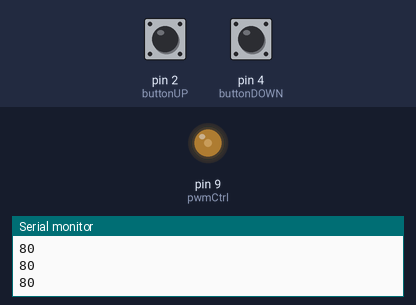
The sketch below on a simulated Arduino Uno, built with avr-gcc and run on an emulated ATmega328P. Parts: output pins drawn as LEDs (lit = HIGH), the last lines printed to the serial monitor. Inputs (shaded band) come from the test bench; at power-on: pin 2 (buttonUP) LOW, pin 4 (buttonDOWN) LOW.

Above: at 1.3 s.
1.4 s: pin 2 (buttonUP) pulled HIGH for 1 s
At 1.62 s:
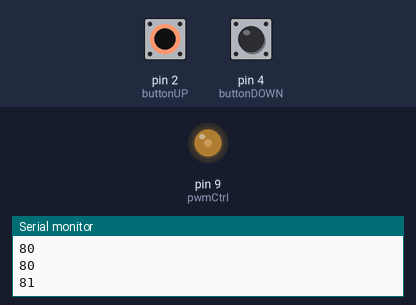
3.9 s: pin 4 (buttonDOWN) pulled HIGH for 3.2 s
At 4.12 s:
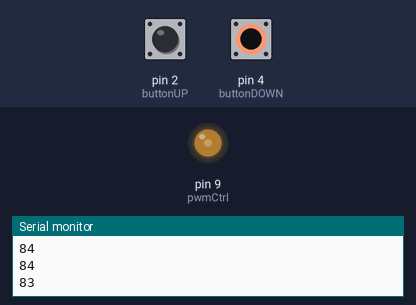
8.6 s: pin 4 (buttonDOWN) pulled HIGH for 3.2 s
At 8.88 s:
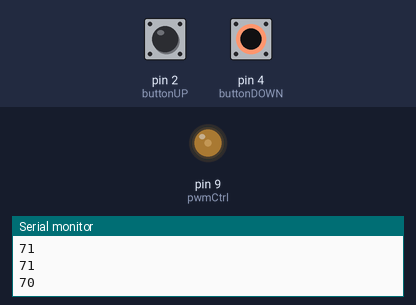
13.3 s: pin 2 (buttonUP) pulled HIGH for 3.2 s
At 13.63 s:
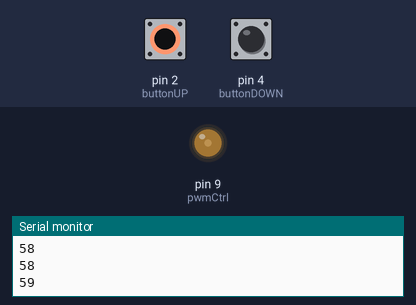
Timing chart, 0 to 17.8 s (numbered marks = the images above; inputs shaded):
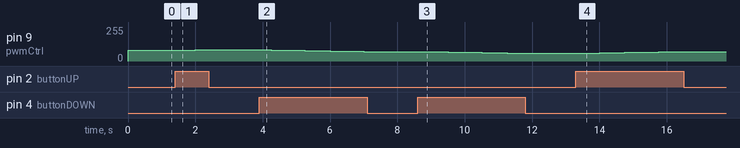

Measured:
- after the input at 1.4 s, pin 9 (pwmCtrl): 80/255 → 81/255 after 0.10 s, → 82/255 0.25 s later, → 83/255 0.25 s later, → 84/255 0.25 s later
- after the input at 3.9 s, pin 9 (pwmCtrl): moves from 84/255 to 71/255 over 3.0 s, starting after 0.10 s
- after the input at 8.6 s, pin 9 (pwmCtrl): moves from 71/255 to 58/255 over 3.0 s, starting after 0.16 s
- after the input at 13.3 s, pin 9 (pwmCtrl): moves from 58/255 to 70/255 over 2.8 s, starting after 0.21 s

The sketch:

stirPlateCtrl.ino
```cpp
int buttonUP   = 2;
int buttonDOWN = 4;
int pwmCtrl    = 9;
unsigned int speedValue = 80; // start speed value at 100;

boolean UPPressed = false;
boolean DOWNPressed = false;

void setup(){
  pinMode(pwmCtrl, OUTPUT);
  pinMode(buttonUP, INPUT);
  pinMode(buttonDOWN, INPUT);

  Serial.begin(9600);
}

void loop(){
  UPPressed = false;
  DOWNPressed = false;

  int buttonUPPress = digitalRead(buttonUP);
  int buttonDOWNPress = digitalRead(buttonDOWN);
  if (buttonUPPress == HIGH && speedValue < 255 && speedValue >= 0){
    speedValue += 1;
    UPPressed = true;
    }
  if (buttonDOWNPress == HIGH && speedValue >=1 && speedValue <= 255){
      speedValue -=1;
      DOWNPressed = true;
  }

  analogWrite(pwmCtrl, speedValue);


  Serial.print(speedValue); /*Serial.print("; UPPressed:"); Serial.print(UPPressed); Serial.print("; DownPressed:"); Serial.print(DOWNPressed); */ Serial.print("\n");
  delay(250);
}
```
